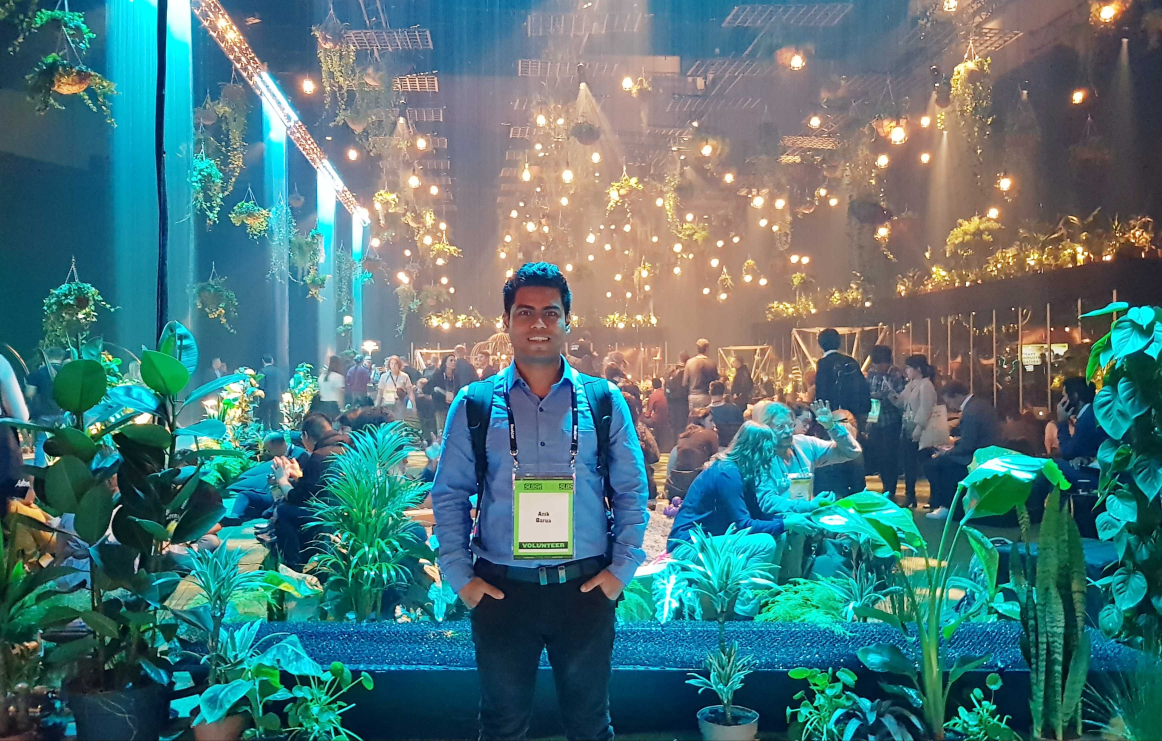
#> input picture OpenCV_loading_images/anik.jpg, 3485 x 2223 px (shown at 1/3 size)
$ jupyter execute Image_loading.ipynb
#> lines starting #> are read from the running program, lines starting #| are printed output that depends on the picture
[cell 1]
"""
This a simple program to load, manipulatea and
save images using OpenCV and matplotlib
"""

[cell 2]
# Importing libraries

import cv2
import numpy as np
import matplotlib.pyplot as plt

[cell 3]
# Reading the image using Opencv

img = cv2.imread('anik.jpg',cv2.IMREAD_UNCHANGED)
#> img is the input picture: shape (2223, 3485, 3); mean B, G, R 121, 118.5, 78.5

# Showing the image

resized = cv2.resize(img, (500,300), interpolation = cv2.INTER_AREA)
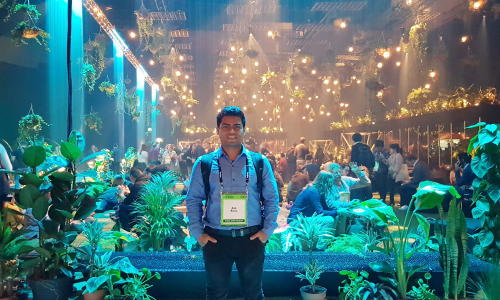
#> resized: shape (300, 500, 3); mean B, G, R 121, 118.5, 78.5
cv2.imshow('image',resized)

cv2.waitKey(0)
cv2.destroyAllWindows()

[cell 4]
# Showing the image in matplotlib

plt.imshow(img, cmap = 'winter', interpolation = 'mitchell')

[cell 5]
# Saving the image file

cv2.imwrite('anik_openCV_pic.jpg',img)
#> Out = True
